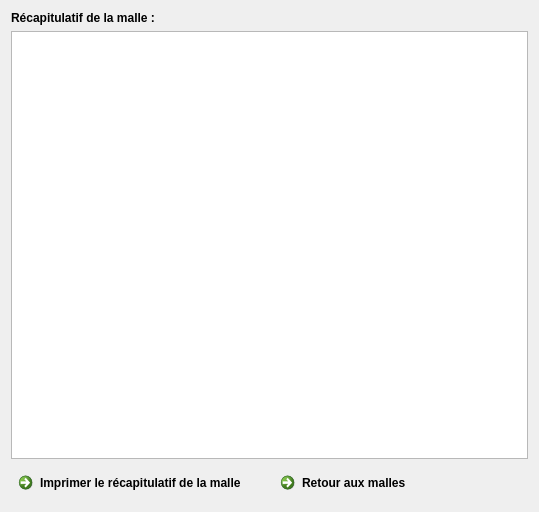
<?xml version="1.0" encoding="UTF-8"?>
<ui version="4.0">
 <class>F_ImprimerMalle</class>
 <widget class="QDialog" name="F_ImprimerMalle">
  <property name="geometry">
   <rect>
    <x>0</x>
    <y>0</y>
    <width>539</width>
    <height>512</height>
   </rect>
  </property>
  <property name="windowTitle">
   <string>Dialog</string>
  </property>
  <layout class="QGridLayout" name="gridLayout">
   <item row="1" column="0">
    <layout class="QVBoxLayout" name="verticalLayout">
     <item>
      <widget class="QLabel" name="Lb_Contenu">
       <property name="font">
        <font>
         <weight>75</weight>
         <bold>true</bold>
        </font>
       </property>
       <property name="text">
        <string>Récapitulatif de la malle :</string>
       </property>
      </widget>
     </item>
     <item>
      <widget class="QTextEdit" name="TxE_Contenu"/>
     </item>
    </layout>
   </item>
   <item row="2" column="0">
    <layout class="QHBoxLayout" name="horizontalLayout_2">
     <item>
      <widget class="QCommandLinkButton" name="Bt_Imprimer">
       <property name="text">
        <string>Imprimer le récapitulatif de la malle</string>
       </property>
       <property name="icon">
        <iconset resource="ImagesIcones.qrc">
         <normaloff>:/Valider.png</normaloff>:/Valider.png</iconset>
       </property>
      </widget>
     </item>
     <item>
      <widget class="QCommandLinkButton" name="Bt_Quitter">
       <property name="text">
        <string>Retour aux malles</string>
       </property>
       <property name="icon">
        <iconset resource="ImagesIcones.qrc">
         <normaloff>:/Annuler.png</normaloff>:/Annuler.png</iconset>
       </property>
      </widget>
     </item>
    </layout>
   </item>
  </layout>
 </widget>
 <resources>
  <include location="ImagesIcones.qrc"/>
 </resources>
 <connections/>
</ui>
